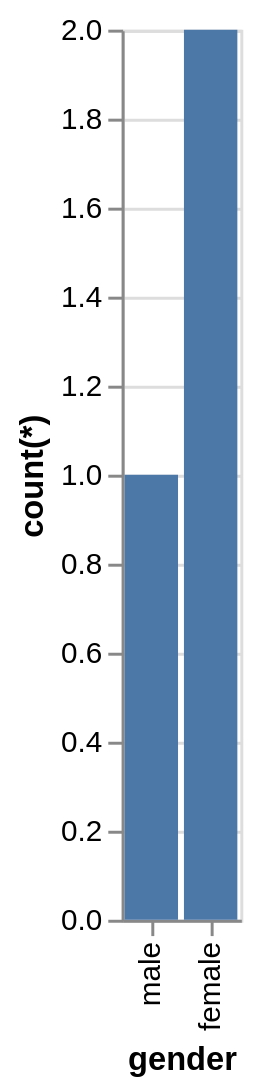

The specification (Vega-Lite) saved for this image:
### Vega-Lite specification from a JSON file in a GitHub repository (floating-point values rounded to 4 significant figures)
{"data": {"values": [{"x_data": "male", "y_data": 1}, {"x_data": "female", "y_data": 2}]}, "mark": "bar", "encoding": {"x": {"field": "x_data", "type": "nominal", "title": "gender", "sort": {"op": "sum", "field": "y_data", "order": "ascending"}}, "y": {"field": "y_data", "type": "quantitative", "title": "count(*)"}}}
